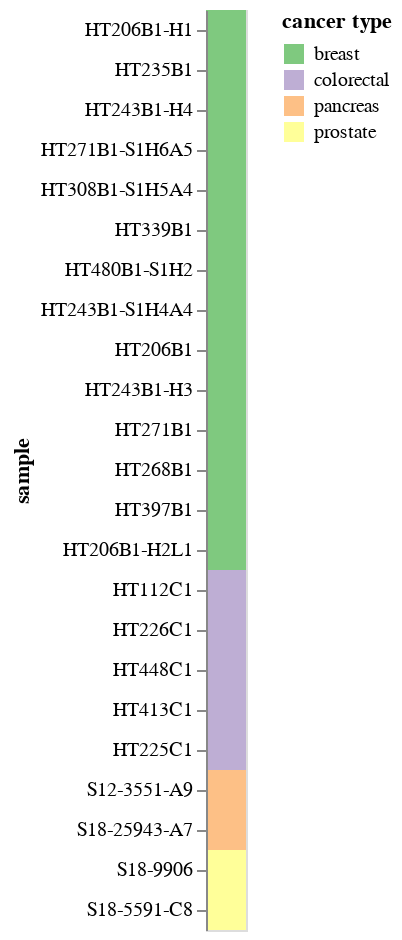

The cell this chart's notebook holds for it:
### Code cell
c2 = alt.Chart(df).mark_rect().encode(
#     x='x:O',
    y=alt.Y('sample:O', sort=count_df.index.to_list()),
    color=alt.Color('cancer type').scale(scheme='accent')
)
c2

### Figure 1 — Vega-Lite specification as saved in the notebook (floating-point values rounded to 4 significant figures)
{"config": {"view": {"continuousWidth": 300, "continuousHeight": 300}}, "data": {"name": "data-307145510fdbbc311caa80d360f81273"}, "mark": {"type": "rect"}, "encoding": {"color": {"field": "cancer type", "scale": {"scheme": "accent"}, "type": "nominal"}, "y": {"field": "sample", "sort": ["HT206B1-H1", "HT235B1", "HT243B1-H4", "HT271B1-S1H6A5", "HT308B1-S1H5A4", "HT339B1", "HT480B1-S1H2", "HT243B1-S1H4A4", "HT206B1", "HT243B1-H3", "HT271B1", "HT268B1", "HT397B1", "HT206B1-H2L1", "HT112C1", "HT226C1", "HT448C1", "HT413C1", "HT225C1", "S12-3551-A9", "S18-25943-A7", "S18-9906", "S18-5591-C8"], "type": "ordinal"}}, "$schema": "https://vega.github.io/schema/vega-lite/v5.15.1.json", "datasets": {"data-307145510fdbbc311caa80d360f81273": [{"sample": "HT112C1", "section": "HT112C1-U1", "dtype": "visium", "order": 0, "microns": 0.0, "cancer type": "colorectal", "confidence": null}, {"sample": "HT112C1", "section": "HT112C1-U2", "dtype": "visium", "order": 1, "microns": 60.0, "cancer type": "colorectal", "confidence": null}, {"sample": "HT206B1", "section": "HT206B1-U2", "dtype": "visium", "order": 0, "microns": 0.0, "cancer type": "breast", "confidence": null}, {"sample": "HT206B1", "section": "HT206B1-U3", "dtype": "visium", "order": 1, "microns": 40.0, "cancer type": "breast", "confidence": null}, {"sample": "HT206B1", "section": "HT206B1-U4", "dtype": "visium", "order": 2, "microns": 80.0, "cancer type": "breast", "confidence": null}, {"sample": "HT206B1", "section": "HT206B1-U5", "dtype": "visium", "order": 3, "microns": 120.0, "cancer type": "breast", "confidence": null}, {"sample": "HT206B1-H1", "section": "HT206B1-H1-U1", "dtype": "multiplex", "order": 0, "microns": 0.0, "cancer type": "breast", "confidence": "no"}, {"sample": "HT206B1-H1", "section": "HT206B1-H1-U2", "dtype": "multiplex", "order": 1, "microns": 60.0, "cancer type": "breast", "confidence": "no"}, {"sample": "HT206B1-H2L1", "section": "HT206B1-U1", "dtype": "xenium", "order": 0, "microns": 0.0, "cancer type": "breast", "confidence": null}, {"sample": "HT206B1-H2L1", "section": "HT206B1-U2", "dtype": "multiplex", "order": 1, "microns": 5.0, "cancer type": "breast", "confidence": null}, {"sample": "HT206B1-H2L1", "section": "HT206B1-U5", "dtype": "multiplex", "order": 2, "microns": 20.0, "cancer type": "breast", "confidence": null}, {"sample": "HT206B1-H2L1", "section": "HT206B1-U8", "dtype": "xenium", "order": 3, "microns": 35.0, "cancer type": "breast", "confidence": null}, {"sample": "HT206B1-H2L1", "section": "HT206B1-U9", "dtype": "xenium", "order": 4, "microns": 40.0, "cancer type": "breast", "confidence": null}, {"sample": "HT206B1-H2L1", "section": "HT206B1-U10", "dtype": "multiplex", "order": 5, "microns": 45.0, "cancer type": "breast", "confidence": null}, {"sample": "HT206B1-H2L1", "section": "HT206B1-U13", "dtype": "multiplex", "order": 6, "microns": 60.0, "cancer type": "breast", "confidence": null}, {"sample": "HT206B1-H2L1", "section": "HT206B1-U16", "dtype": "xenium", "order": 7, "microns": 75.0, "cancer type": "breast", "confidence": null}, {"sample": "HT206B1-H2L1", "section": "HT206B1-U17", "dtype": "xenium", "order": 8, "microns": 80.0, "cancer type": "breast", "confidence": null}, {"sample": "HT206B1-H2L1", "section": "HT206B1-U18", "dtype": "multiplex", "order": 9, "microns": 85.0, "cancer type": "breast", "confidence": null}, {"sample": "HT206B1-H2L1", "section": "HT206B1-U21", "dtype": "multiplex", "order": 10, "microns": 100.0, "cancer type": "breast", "confidence": null}, {"sample": "HT206B1-H2L1", "section": "HT206B1-U24", "dtype": "xenium", "order": 11, "microns": 115.0, "cancer type": "breast", "confidence": null}, {"sample": "HT225C1", "section": "HT225C1-U1", "dtype": "visium", "order": 0, "microns": 0.0, "cancer type": "colorectal", "confidence": null}, {"sample": "HT225C1", "section": "HT225C1-U2", "dtype": "visium", "order": 1, "microns": 200.0, "cancer type": "colorectal", "confidence": null}, {"sample": "HT225C1", "section": "HT225C1-U3", "dtype": "visium", "order": 2, "microns": 240.0, "cancer type": "colorectal", "confidence": null}, {"sample": "HT225C1", "section": "HT225C1-U4", "dtype": "visium", "order": 3, "microns": 280.0, "cancer type": "colorectal", "confidence": null}, {"sample": "HT225C1", "section": "HT225C1-U5", "dtype": "visium", "order": 4, "microns": 320.0, "cancer type": "colorectal", "confidence": null}, {"sample": "HT226C1", "section": "HT226C1-U1", "dtype": "visium", "order": 0, "microns": 0.0, "cancer type": "colorectal", "confidence": "no"}, {"sample": "HT226C1", "section": "HT226C1-U2", "dtype": "visium", "order": 1, "microns": 40.0, "cancer type": "colorectal", "confidence": null}, {"sample": "HT235B1", "section": "HT235B1-U1", "dtype": "visium", "order": 0, "microns": 0.0, "cancer type": "breast", "confidence": null}, {"sample": "HT235B1", "section": "HT235B1-U2", "dtype": "visium", "order": 1, "microns": 40.0, "cancer type": "breast", "confidence": null}, {"sample": "HT243B1-H3", "section": "HT243B1-H3-U1", "dtype": "visium", "order": 0, "microns": 0.0, "cancer type": "breast", "confidence": null}, {"sample": "HT243B1-H3", "section": "HT243B1-H3-U2", "dtype": "visium", "order": 1, "microns": 40.0, "cancer type": "breast", "confidence": null}, {"sample": "HT243B1-H3", "section": "HT243B1-H3-U3", "dtype": "visium", "order": 2, "microns": 80.0, "cancer type": "breast", "confidence": null}, {"sample": "HT243B1-H3", "section": "HT243B1-H3-U4", "dtype": "visium", "order": 3, "microns": 120.0, "cancer type": "breast", "confidence": null}, {"sample": "HT243B1-H4", "section": "HT243B1-H4-U1", "dtype": "visium", "order": 0, "microns": 0.0, "cancer type": "breast", "confidence": null}, {"sample": "HT243B1-H4", "section": "HT243B1-H4-U2", "dtype": "visium", "order": 1, "microns": 40.0, "cancer type": "breast", "confidence": null}, {"sample": "HT243B1-S1H4A4", "section": "HT243B1-S1H4A4-U1", "dtype": "multiplex", "order": 0, "microns": 0.0, "cancer type": "breast", "confidence": "no"}, {"sample": "HT243B1-S1H4A4", "section": "HT243B1-S1H4A4-U2", "dtype": "multiplex", "order": 1, "microns": 40.0, "cancer type": "breast", "confidence": null}, {"sample": "HT243B1-S1H4A4", "section": "HT243B1-S1H4A4-U3", "dtype": "multiplex", "order": 2, "microns": 45.0, "cancer type": "breast", "confidence": null}, {"sample": "HT268B1", "section": "HT268B1-U1", "dtype": "visium", "order": 0, "microns": 0.0, "cancer type": "breast", "confidence": null}, {"sample": "HT268B1", "section": "HT268B1-U2", "dtype": "visium", "order": 1, "microns": 200.0, "cancer type": "breast", "confidence": null}, {"sample": "HT268B1", "section": "HT268B1-U12", "dtype": "visium", "order": 2, "microns": 300.0, "cancer type": "breast", "confidence": null}, {"sample": "HT268B1", "section": "HT268B1-U22", "dtype": "visium", "order": 3, "microns": 400.0, "cancer type": "breast", "confidence": null}, {"sample": "HT268B1", "section": "HT268B1-U32", "dtype": "visium", "order": 4, "microns": 500.0, "cancer type": "breast", "confidence": null}, {"sample": "HT271B1", "section": "HT271B1-U1", "dtype": "visium", "order": 0, "microns": 0.0, "cancer type": "breast", "confidence": null}, {"sample": "HT271B1", "section": "HT271B1-U2", "dtype": "visium", "order": 1, "microns": 40.0, "cancer type": "breast", "confidence": null}, {"sample": "HT271B1", "section": "HT271B1-U3", "dtype": "visium", "order": 2, "microns": 80.0, "cancer type": "breast", "confidence": null}, {"sample": "HT271B1", "section": "HT271B1-U4", "dtype": "visium", "order": 3, "microns": 120.0, "cancer type": "breast", "confidence": null}, {"sample": "HT271B1-S1H6A5", "section": "HT271B1-S1H6A5-U1", "dtype": "multiplex", "order": 0, "microns": 0.0, "cancer type": "breast", "confidence": null}, {"sample": "HT271B1-S1H6A5", "section": "HT271B1-S1H6A5-U2", "dtype": "multiplex", "order": 1, "microns": 5.0, "cancer type": "breast", "confidence": null}, {"sample": "HT308B1-S1H5A4", "section": "HT308B1-S1H5A4-U1", "dtype": "multiplex", "order": 0, "microns": 0.0, "cancer type": "breast", "confidence": null}, {"sample": "HT308B1-S1H5A4", "section": "HT308B1-S1H5A4-U2", "dtype": "multiplex", "order": 1, "microns": 5.0, "cancer type": "breast", "confidence": null}, {"sample": "HT339B1", "section": "HT339B1-U1", "dtype": "visium", "order": 0, "microns": 0.0, "cancer type": "breast", "confidence": null}, {"sample": "HT339B1", "section": "HT339B1-U2", "dtype": "visium", "order": 1, "microns": 200.0, "cancer type": "breast", "confidence": null}, {"sample": "HT397B1", "section": "HT397B1-U1", "dtype": "he", "order": 0, "microns": null, "cancer type": "breast", "confidence": null}, {"sample": "HT397B1", "section": "HT397B1-U1", "dtype": "visium", "order": 0, "microns": 0.0, "cancer type": "breast", "confidence": null}, {"sample": "HT397B1", "section": "HT397B1-U2", "dtype": "multiplex", "order": 1, "microns": 5.0, "cancer type": "breast", "confidence": null}, {"sample": "HT397B1", "section": "HT397B1-U12", "dtype": "multiplex", "order": 2, "microns": 55.0, "cancer type": "breast", "confidence": null}, {"sample": "HT397B1", "section": "HT397B1-U21", "dtype": "he", "order": 3, "microns": null, "cancer type": "breast", "confidence": null}, {"sample": "HT397B1", "section": "HT397B1-U21", "dtype": "visium", "order": 3, "microns": 100.0, "cancer type": "breast", "confidence": null}, {"sample": "HT397B1", "section": "HT397B1-U22", "dtype": "multiplex", "order": 4, "microns": 105.0, "cancer type": "breast", "confidence": null}, {"sample": "HT397B1", "section": "HT397B1-U31", "dtype": "multiplex", "order": 5, "microns": 150.0, "cancer type": "breast", "confidence": null}, {"sample": "HT413C1", "section": "HT413C1-U1", "dtype": "visium", "order": 0, "microns": 0.0, "cancer type": "colorectal", "confidence": null}, {"sample": "HT413C1", "section": "HT413C1-U2", "dtype": "visium", "order": 1, "microns": 60.0, "cancer type": "colorectal", "confidence": null}, {"sample": "HT413C1", "section": "HT413C1-U14", "dtype": "visium", "order": 2, "microns": 120.0, "cancer type": "colorectal", "confidence": null}, {"sample": "HT448C1", "section": "HT448C1-U1", "dtype": "visium", "order": 0, "microns": 0.0, "cancer type": "colorectal", "confidence": null}, {"sample": "HT448C1", "section": "HT448C1-U13", "dtype": "visium", "order": 1, "microns": 60.0, "cancer type": "colorectal", "confidence": null}, {"sample": "HT480B1-S1H2", "section": "HT480B1-S1H2-U1", "dtype": "multiplex", "order": 0, "microns": 0.0, "cancer type": "breast", "confidence": null}, {"sample": "HT480B1-S1H2", "section": "HT480B1-S1H2-U2", "dtype": "multiplex", "order": 1, "microns": 5.0, "cancer type": "breast", "confidence": null}, {"sample": "S18-9906", "section": "S18-9906-U1", "dtype": "visium", "order": 0, "microns": 0.0, "cancer type": "prostate", "confidence": null}, {"sample": "S18-9906", "section": "S18-9906-U2", "dtype": "xenium", "order": 1, "microns": 5.0, "cancer type": "prostate", "confidence": null}, {"sample": "S18-9906", "section": "S18-9906-U3", "dtype": "multiplex", "order": 2, "microns": 10.0, "cancer type": "prostate", "confidence": null}, {"sample": "S18-9906", "section": "S18-9906-U9", "dtype": "xenium", "order": 3, "microns": 40.0, "cancer type": "prostate", "confidence": null}, {"sample": "S18-9906", "section": "S18-9906-U10", "dtype": "multiplex", "order": 4, "microns": 45.0, "cancer type": "prostate", "confidence": null}, {"sample": "S18-9906", "section": "S18-9906-U16", "dtype": "visium", "order": 5, "microns": 75.0, "cancer type": "prostate", "confidence": null}, {"sample": "S18-9906", "section": "S18-9906-U17", "dtype": "xenium", "order": 6, "microns": 80.0, "cancer type": "prostate", "confidence": null}, {"sample": "S18-9906", "section": "S18-9906-U18", "dtype": "multiplex", "order": 7, "microns": 85.0, "cancer type": "prostate", "confidence": null}, {"sample": "S18-9906", "section": "S18-9906-U24", "dtype": "xenium", "order": 8, "microns": 115.0, "cancer type": "prostate", "confidence": null}, {"sample": "S18-9906", "section": "S18-9906-U25", "dtype": "multiplex", "order": 9, "microns": 120.0, "cancer type": "prostate", "confidence": null}, {"sample": "S12-3551-A9", "section": "S12-3551-A9-U1", "dtype": "xenium", "order": 0, "microns": 0.0, "cancer type": "pancreas", "confidence": null}, {"sample": "S12-3551-A9", "section": "S12-3551-A9-U7", "dtype": "xenium", "order": 1, "microns": 30.0, "cancer type": "pancreas", "confidence": null}, {"sample": "S12-3551-A9", "section": "S12-3551-A9-U13", "dtype": "xenium", "order": 2, "microns": 60.0, "cancer type": "pancreas", "confidence": null}, {"sample": "S12-3551-A9", "section": "S12-3551-A9-U19", "dtype": "xenium", "order": 3, "microns": 90.0, "cancer type": "pancreas", "confidence": null}, {"sample": "S12-3551-A9", "section": "S12-3551-A9-U25", "dtype": "xenium", "order": 4, "microns": 120.0, "cancer type": "pancreas", "confidence": null}, {"sample": "S12-3551-A9", "section": "S12-3551-A9-U31", "dtype": "xenium", "order": 5, "microns": 150.0, "cancer type": "pancreas", "confidence": null}, {"sample": "S18-5591-C8", "section": "S18-5591-C8-U1", "dtype": "xenium", "order": 0, "microns": 0.0, "cancer type": "prostate", "confidence": null}, {"sample": "S18-5591-C8", "section": "S18-5591-C8-U2", "dtype": "multiplex", "order": 1, "microns": 5.0, "cancer type": "prostate", "confidence": null}, {"sample": "S18-5591-C8", "section": "S18-5591-C8-U5", "dtype": "xenium", "order": 2, "microns": 20.0, "cancer type": "prostate", "confidence": null}, {"sample": "S18-5591-C8", "section": "S18-5591-C8-U6", "dtype": "multiplex", "order": 3, "microns": 25.0, "cancer type": "prostate", "confidence": null}, {"sample": "S18-5591-C8", "section": "S18-5591-C8-U7", "dtype": "xenium", "order": 4, "microns": 30.0, "cancer type": "prostate", "confidence": null}, {"sample": "S18-5591-C8", "section": "S18-5591-C8-U8", "dtype": "multiplex", "order": 5, "microns": 35.0, "cancer type": "prostate", "confidence": null}, {"sample": "S18-5591-C8", "section": "S18-5591-C8-U12", "dtype": "xenium", "order": 6, "microns": 55.0, "cancer type": "prostate", "confidence": null}, {"sample": "S18-5591-C8", "section": "S18-5591-C8-U14", "dtype": "multiplex", "order": 7, "microns": 65.0, "cancer type": "prostate", "confidence": null}, {"sample": "S18-5591-C8", "section": "S18-5591-C8-U18", "dtype": "xenium", "order": 8, "microns": 85.0, "cancer type": "prostate", "confidence": null}, {"sample": "S18-5591-C8", "section": "S18-5591-C8-U19", "dtype": "multiplex", "order": 9, "microns": 90.0, "cancer type": "prostate", "confidence": null}, {"sample": "S18-5591-C8", "section": "S18-5591-C8-U20", "dtype": "xenium", "order": 10, "microns": 95.0, "cancer type": "prostate", "confidence": null}, {"sample": "S18-5591-C8", "section": "S18-5591-C8-U21", "dtype": "multiplex", "order": 11, "microns": 100.0, "cancer type": "prostate", "confidence": null}, {"sample": "S18-5591-C8", "section": "S18-5591-C8-U23", "dtype": "multiplex", "order": 12, "microns": 110.0, "cancer type": "prostate", "confidence": null}, {"sample": "S18-5591-C8", "section": "S18-5591-C8-U24", "dtype": "multiplex", "order": 13, "microns": 115.0, "cancer type": "prostate", "confidence": null}, {"sample": "S18-25943-A7", "section": "S18-25943-A7-U1", "dtype": "xenium", "order": 0, "microns": 0.0, "cancer type": "pancreas", "confidence": null}, {"sample": "S18-25943-A7", "section": "S18-25943-A7-U2", "dtype": "multiplex", "order": 1, "microns": 5.0, "cancer type": "pancreas", "confidence": null}, {"sample": "S18-25943-A7", "section": "S18-25943-A7-U4", "dtype": "xenium", "order": 2, "microns": 15.0, "cancer type": "pancreas", "confidence": null}, {"sample": "S18-25943-A7", "section": "S18-25943-A7-U8", "dtype": "xenium", "order": 3, "microns": 35.0, "cancer type": "pancreas", "confidence": null}, {"sample": "S18-25943-A7", "section": "S18-25943-A7-U9", "dtype": "multiplex", "order": 4, "microns": 40.0, "cancer type": "pancreas", "confidence": null}, {"sample": "S18-25943-A7", "section": "S18-25943-A7-U11", "dtype": "xenium", "order": 5, "microns": 50.0, "cancer type": "pancreas", "confidence": null}, {"sample": "S18-25943-A7", "section": "S18-25943-A7-U13", "dtype": "multiplex", "order": 6, "microns": 60.0, "cancer type": "pancreas", "confidence": null}, {"sample": "S18-25943-A7", "section": "S18-25943-A7-U16", "dtype": "multiplex", "order": 7, "microns": 75.0, "cancer type": "pancreas", "confidence": null}]}}
